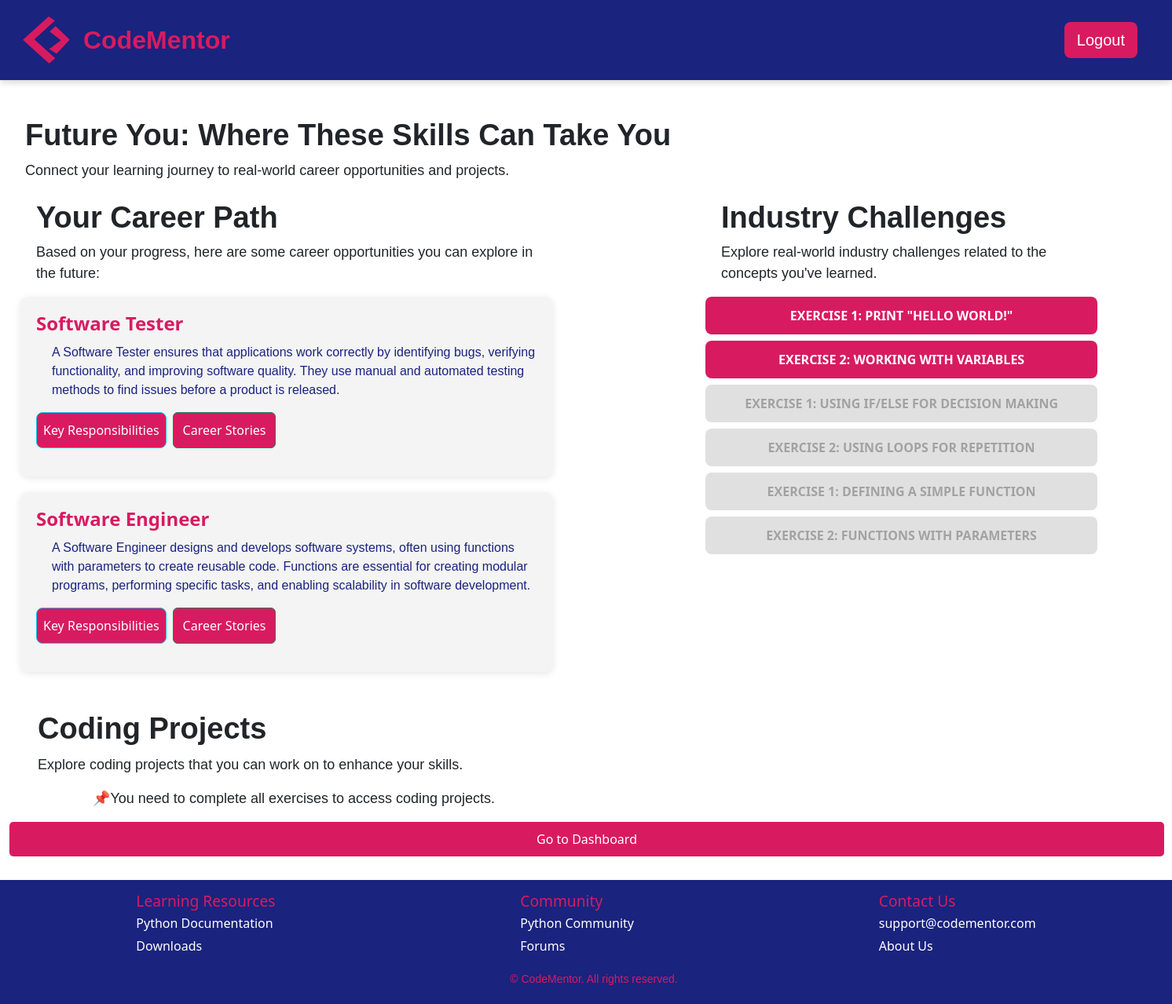
The app's page /future_you (signed in) with its own data.
### app.py (models this page shows, shortened)
class CareerSuggestions(db.Model):
    CSid = db.Column(db.Integer, primary_key=True)
    title = db.Column(db.String(100), nullable=False)
    description = db.Column(db.Text, nullable=False)
    exerciseid = db.Column(db.Integer, db.ForeignKey('exercise.exerciseid'), nullable=True)
    keyresponsibilities = db.Column(db.Text, nullable=True)
    exercise = db.relationship('Exercise', backref='career_suggestions', lazy=True)

class Exercise(db.Model):
    exerciseid = db.Column(db.Integer, primary_key=True)
    moduleid = db.Column(db.Integer, db.ForeignKey('module.moduleid'), nullable=False)
    title = db.Column(db.String(100), nullable=False)
    description = db.Column(db.Text, nullable=False)
    user_progress = db.relationship('UserExerciseProgress', backref='exercise', lazy=True)

### app.py (the view, shortened to what this page needs)
@app.route('/future_you', methods=['GET', 'POST'])
@login_required
def future_you():
    userid = current_user.userid
    user_module_progress = UserModuleProgress.query.filter_by(userid=userid).first()
    if user_module_progress:
        current_module_id = user_module_progress.moduleid
    else:
        current_module_id = None
    second_exercise_completed = check_if_second_exercise_completed(userid, current_module_id)
    exercises = Exercise.query.all()
    completed_exercises = UserExerciseProgress.query.filter_by(userid=userid, status='completed').all()
    career_suggestions = []
    seen_exercise_ids = set()
    for completed_exercise in completed_exercises:
        exercise = Exercise.query.get(completed_exercise.exerciseid)
        if exercise and completed_exercise.status == 'completed' and completed_exercise.exerciseid not in seen_exercise_ids:
            suggestions = CareerSuggestions.query.filter_by(exerciseid=exercise.exerciseid).all()
            career_suggestions.extend(suggestions)
            seen_exercise_ids.add(completed_exercise.exerciseid)
    completed_exercise_ids = {ex.exerciseid for ex in completed_exercises}
    exercises_with_status = []
    for exercise in exercises:
        exercises_with_status.append({
            'exerciseid': exercise.exerciseid,
            'title': exercise.title,
            'is_completed': exercise.exerciseid in completed_exercise_ids
        })
    if request.method == 'POST':
        if second_exercise_completed:
            return redirect(url_for('dashboard'))
        else:
            return redirect(url_for('exercises', module_id=current_module_id))
    all_exercises_completed = len(completed_exercise_ids) == len(exercises)
    coding_projects = []
    return render_template('future_you.html',
                           second_exercise_completed=second_exercise_completed,
                           career_suggestions=career_suggestions,
                           exercises_with_status=exercises_with_status,
                           coding_projects=coding_projects,
                           all_exercises_completed=all_exercises_completed)

### app.py (called while the page is built)
@login_manager.user_loader
def load_user(userid):
    return User.query.get(int(userid))

def check_if_second_exercise_completed(userid, module_id):
    second_exercise = Exercise.query.filter_by(moduleid=module_id).order_by(Exercise.exerciseid).offset(1).first()  # This grabs the second exercise based on the module
    if second_exercise:
        user_progress = UserExerciseProgress.query.filter_by(userid=userid, exerciseid=second_exercise.exerciseid).first()
        return user_progress is not None and user_progress.status == 'completed'
    return False

### templates/future_you.html (shortened to what this page needs)
{% extends 'base.html' %}
{% block content %}
    <div class="intro">
        <h1>Future You: Where These Skills Can Take You</h1>
        <p>Connect your learning journey to real-world career opportunities and projects.</p>
    </div>
<section class="future-you-section">
    <div class="container mt-4">
        <div class="row">
            <div class="col-md-8">
                <div style="max-width: 80%;">
                <h1 class="text-left">Your Career Path</h1>
                <p class="text-left" >Based on your progress, here are some career opportunities you can explore in the future:</p>
                </div>
                <div class="career-path-boxes-container">
                    {% if career_suggestions %}
                    <div class="career-paths-container">
                        {% for career in career_suggestions %}
                            <div class="career-path-box">
                                <h3 class="career-title">{{ career.title }}</h3>
                                <p class="career-description" >{{ career.description | safe }}</p>
                                <div class="d-flex gap-2">
                                    <button class="btn btn-info learn-more-btn" data-csid="{{ career.CSid }}">Key Responsibilities</button>
                                    <button class="btn btn-success career-stories-btn" data-csid="{{ career.CSid }}">Career Stories</button>
                                </div>
                            </div>
                        {% endfor %}
                    </div>
                    {% else %}
                        <p>No career suggestions available for this module yet.</p>
                    {% endif %}
                </div>
            </div>
            <div class="col-md-4">
                <div class="industry-challenges">
                    <h1>Industry Challenges</h1>
                    <p>Explore real-world industry challenges related to the concepts you've learned.</p>
                    <div class="d-grid gap-2">
                        {% for exercise in exercises_with_status %}
                            <button class="industry btn-primary"
                                {% if not exercise.is_completed %} disabled {% endif %}
                                    data-url="{{ url_for('industry_challenges', exercise_id=exercise.exerciseid) }}">
                                {{ exercise.title }}
                            </button>
                        {% endfor %}
                    </div>
                </div>
            </div>
        </div>
        <h1 style="margin-left: -50px; margin-top: 50px;">Coding Projects</h1>
        <p style="margin-left: -50px; margin-top: 10px;">Explore coding projects that you can work on to enhance your skills.</p>
        {% if all_exercises_completed %}
            <div class="row">
                {% for project in coding_projects %}
                <div class="col-md-4 mb-3">
                    <div class="card h-100">
                        <div class="card-body">
                            <h4 class="card-title"><strong>{{ project.title }}</strong></h4>
                            <p class="card-text">{{ project.description }}</p>
                            <h5 style="color: #1a237e">Concepts:</h5>
                            <ul>
                                {% for concept in project.concepts %}
                                    <li>{{ concept }}</li>
                                {% endfor %}
                            </ul>
                            <button class="btn vcode toggle-code-btn" data-id="project-{{ project.id }}">View Code</button>
                            <pre id="code-{{ project.id }}" style="display:none; color: #1a237e;"><code>{{ project.demoCode }}</code></pre>
                        </div>
                    </div>
                </div>
                {% endfor %}
            </div>
        {% else %}
            <p>📌You need to complete all exercises to access coding projects.</p>
        {% endif %}
    </div>
    {% if second_exercise_completed %}
        <form method="POST">
            <button type="submit" class="btn btn-custom">Go to Dashboard</button>
        </form>
    {% else %}
        <form method="POST">
            <button type="submit" class="btn btn-custom">Go to Exercises</button>
        </form>
    {% endif %}
</section>
{% endblock %}

### templates/base.html (shortened to what this page needs)
<!DOCTYPE html>
<html lang="en">
<head>
    <link rel="stylesheet" href="https://cdn.jsdelivr.net/npm/bootstrap@5.3.3/dist/css/bootstrap.min.css">
    <link rel="stylesheet" type="text/css" href="/static/css/styles.css">
    <link rel="stylesheet" href="https://cdnjs.cloudflare.com/ajax/libs/font-awesome/6.0.0-beta3/css/all.min.css">
</head>
<body>
    <header>
      <nav class="navbar navbar-expand-lg">
          <div class="container-fluid">
              <div class="logo-container d-flex align-items-center">
                  <svg width="20" height="20" viewBox="0 0 100 100"></svg>
                  <a class="navbar-brand" href="{{ url_for('home') }}">
                      <img src="/static/images/CMLogo.png" alt="CodeMentor Logo" class="logo-image">
                  </a>
                  <span class="logo-text">CodeMentor</span>
              </div>
              <div class="collapse navbar-collapse" id="navbarContent">
                <ul class="navbar-nav ms-auto d-flex gap-2">
                    {% if current_user.is_authenticated %}
                        {% if request.endpoint == 'exercises' %}
                            <li class="nav-item">
                              <a href="{{ url_for('dashboard') }}" class="btn btn-link back-arrow-btn">
                                  <i class="fas fa-arrow-left"></i>
                              </a>
                          </li>
                        {% else %}
                            <li class="nav-item">
                                <a href="{{ url_for('logout') }}" class="btn custom-btn-primary btn-lg">Logout</a>
                            </li>
                        {% endif %}
                    {% endif %}
                </ul>
              </div>
          </div>
      </nav>
    </header>
    <main class="container-fluid flex-grow-1">
        {% block content %}{% endblock %}
    </main>
    <div id="scroll-indicator" class="scroll-indicator">
    </div>
{% if request.endpoint not in ["login", "register", "dashboard", "exercises"] %}
<footer class="footer">
    <div class="footer-content">
      <div class="footer-section">
        <h3>Learning Resources</h3>
        <ul>
          <li><a href="https://www.python.org/doc/">Python Documentation</a></li>
          <li><a href="https://www.python.org/downloads/">Downloads</a></li>
        </ul>
      </div>
      <div class="footer-section">
        <h3>Community</h3>
        <ul>
          <li><a href="https://www.python.org/community/">Python Community</a></li>
          <li><a href="https://www.python.org/community/forums/">Forums</a></li>
        </ul>
      </div>
      <div class="footer-section">
        <h3>Contact Us</h3>
        <ul>
          <li><a href="mailto:support@codementor.com">support@codementor.com</a></li>
          <li><a href="https://codementor.com/about">About Us</a></li>
        </ul>
      </div>
    </div>
    <div class="footer-bottom">
      <p>&copy; {{ year }} CodeMentor. All rights reserved.</p>
    </div>
</footer>
{% endif %}
</body>
</html>

### static/css/styles.css (style rules this page uses)
header { box-shadow: 0 2px 10px rgba(0, 0, 0, 0.1); position: fixed; top: 0; width: 100%; z-index: 1000; }
body, html { margin: 0; padding: 0; height: 100%; }
body { display: flex; flex-direction: column; height: 100%; }
main { flex: 1; margin-top: 200px; }
h1 { font-weight: bold; font-size: 38px; font-family: Verdana, Geneva, Tahoma, sans-serif; margin-left: 20px; }
p { font-size: 18px; font-family: Verdana, Geneva, Tahoma, sans-serif; margin-left: 20px; }
.navbar { background: #1a237e; padding: 1rem 2rem; box-shadow: 0 2px 10px rgba(0,0,0,0.1); }
.logo-image { width: 60px; height: 60px; }
.logo-text { font-family: Verdana, Geneva, Tahoma, sans-serif; font-weight: bold; font-size: 32px; color: #D81B60; margin-left: 1px; display: inline-block; }
.logo-container { margin-left: -35px; }
.custom-btn-primary { background-color: #D81B60 !important; color: white !important; border: none !important; font-family: Verdana, Geneva, Tahoma, sans-serif; }
.navbar-nav { display: flex; flex-direction: row; gap: 15px; align-items: center; justify-content: flex-end; }
.scroll-indicator { position: fixed; bottom: 20px; left: 50%; transform: translateX(-50%); font-size: 2rem; color: #D81B60; cursor: pointer; animation: bounce 1.5s infinite; display: none; }
.footer { background-color: #1a237e; color: #ffffff; padding: 5px 20px; position: relative; width: 100%; margin-top: 30px; }
.footer-content { display: flex; justify-content: space-around; flex-wrap: wrap; gap: 5px; padding: 10px 0; }
.footer-section h3 { color: #D81B60; font-size: 1.2rem; margin-bottom: 5px; }
.footer-section ul { list-style: none; padding: 0; margin: 0; }
.footer-section ul li { margin-bottom: 5px; }
.footer-section ul li a { text-decoration: none; color: #ffffff; font-size: 1rem; }
.footer-bottom { text-align: center; margin-top: 5px; color: #D81B60; }
body, html { height: 100%; margin: 0; display: flex; flex-direction: column; }
.footer-bottom p { font-size: 14px; }
.intro { margin-top: -50px; padding-top: 0; margin-bottom: 20px; }
.col-md-8 { margin-left: -80px; padding-left: 20px; }
.industry-challenges { width: 120%; max-width: 500px; }
.career-paths-container { display: flex; flex-wrap: wrap; gap: 20px; justify-content: space-between; }
.career-path-box { background-color: #f4f4f4; padding: 20px; width: 80%; border-radius: 10px; box-shadow: 0 2px 10px rgba(0, 0, 0, 0.1); transition: transform 0.3s ease-in-out; }
.career-title { font-size: 1.5rem; font-weight: bold; color: #D81B60; text-decoration: none; }
.career-description { font-size: 1rem; color: #1a237e !important; margin-top: 10px; text-align: left; }
.btn-custom { background-color: #D81B60 !important; color: white; padding: 10px 20px; border: none; border-radius: 5px; font-size: 1rem; width: 1470px; }
.learn-more-btn { background-color: #D81B60; color: white; padding: 10px 08px; font-size: 1rem; border-radius: 8px; }
.career-stories-btn { background-color: #D81B60; cursor: pointer; }
.industry { background-color: #D81B60; color: white; border: none; padding: 12px 24px; font-size: 16px; font-weight: bold; text-transform: uppercase; border-radius: 8px; cursor: pointer; transition: background-color 0.3s ease, transform 0.2s ease; display: inline-block; text-align: center; }
.industry:disabled { background-color: #ccc; color: #666; cursor: not-allowed; box-shadow: none; opacity: 0.6; }

### records on screen
CareerSuggestions: title "Software Tester", description "A Software Tester ensures that applications work correctly by identifying bugs, verifying functionality, and improving software quality. They use manual and automated testing methods to find issues before a product is released."
CareerSuggestions: title "Software Engineer", description "A Software Engineer designs and develops software systems, often using functions with parameters to create reusable code. Functions are essential for creating modular programs, performing specific tasks, and enabling scalability in software development."
Exercise: title "EXERCISE 1: PRINT \"HELLO WORLD!\""
Exercise: title "EXERCISE 2: WORKING WITH VARIABLES"
Exercise: title "EXERCISE 1: USING IF/ELSE FOR DECISION MAKING"
Exercise: title "EXERCISE 2: USING LOOPS FOR REPETITION"
Exercise: title "EXERCISE 1: DEFINING A SIMPLE FUNCTION"
Exercise: title "EXERCISE 2: FUNCTIONS WITH PARAMETERS"
